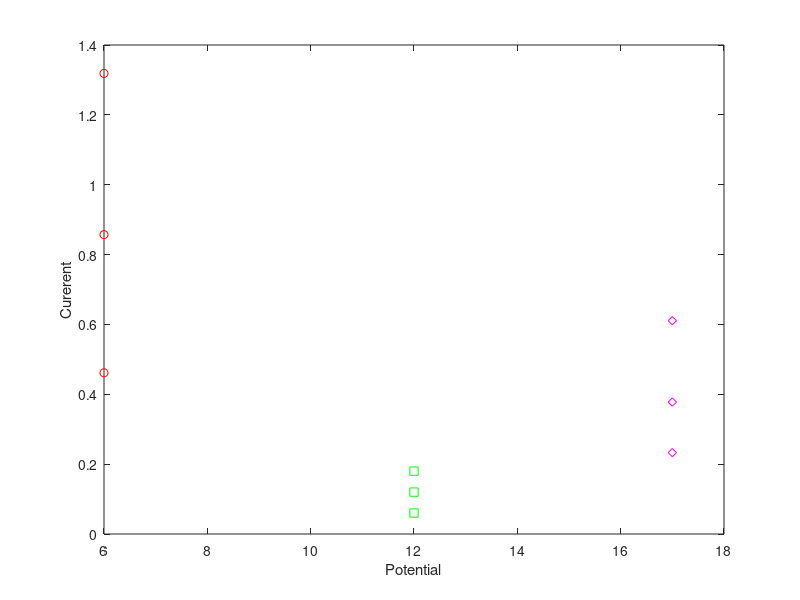

The MATLAB source for this figure:

%first let us define Ohms law with a matrix
%we are looking for 

V = [6, 12, 17]

V1 = V(1,1)
V2 = V(1,2)
V3 = V(1,3)
R1 = [13,100, 73];

R2 = [7, 200, 45];

RT = [4.55, 66.67, 27.84]
% matA = [13, -13 ; 13, -20]
 %solx = [6 ; 0]
 %Ainverse = matA^(-1)
%current = [Ainverse] * [solx]


 
 
for V = [6];
    for R1 = [13];
        for R2 = [7];    
            matv = [R1, -R1 ; R1, -(R2 + R1)]
            soli = [V ; 0]
            vinverse = matv^(-1)
            T1 = [vinverse] * [soli]
        end
    end
end

T1I1 = T1(1,1)
T1I2 = T1(2,1)
T1I3 = T1I1 - T1I2

 for V = [12];
    for R1 = [100];
        for R2 = [200];    
            matv = [R1, -R1 ; R1, -(R2 + R1)]
            soli = [V ; 0]
            vinverse = matv^(-1)
            T2 = [vinverse] * [soli]
        end
    end
 end
 
T2I1 = T2(1,1)
T2I2 = T2(2,1)
T2I3 = T2I1 - T2I2

for V = [17];
    for R1 = [73];
        for R2 = [45];    
            matv = [R1, -R1 ; R1, -(R2 + R1)]
            soli = [V ; 0]
            vinverse = matv^(-1)
            T3 = [vinverse] * [soli]
        end
    end
end

T3I1 = T3(1,1)
T3I2 = T3(2,1)
T3I3 = T3I1 - T3I2

%V = iR Ohm's Law
 % for test 1, i = [1.32, 0.86, 0.46] = [i1, i2, i3]
 % for test 2, i = [0.18, 0.06, 0.12] = [i1, i2, i3]
 % for test 3, i = [0.61, 0.38, 0.23] =[i1, i2, i3]
 
% In one place we have the results...

test1 = [T1I1, T1I2, T1I3]
test2 = [T2I1, T2I2, T2I3]
test3 = [T3I1, T3I2, T3I3]
%str = ["I1", "I2", "I3"]
currents = [test1 ;test2 ; test3]

totalcurrents = [test1(1,1), test2(1,1), test3(1,1)]
%and they are all correct! yay!
%now we will graph the potentials we used with the total currents to show
%our original resistances

%plot(V1, test1(1,1), 'o', V1, test1(1,2), 'o', V1, test1(1,3), 'o',V2, test2(1,1), 's', V2, test2(1,2), 's', V2, test2(1,3), 's', V3, test3(1,1), 'd', V3, test3(1,2), 'd', V3, test3(1,3), 'd')
%legend(' circle - test1 Resistances', 'square - test2 Resistances', 'diamond - test3 Resistances')
for currents = test1;
    
    for currents = test2;

        for currents = test3;
            
            plot(V1, test1,'ro', V2,test2, 'gs', V3, test3, 'md')
            
        end
    end
end
xlabel('Potential')
ylabel('Curerent')

